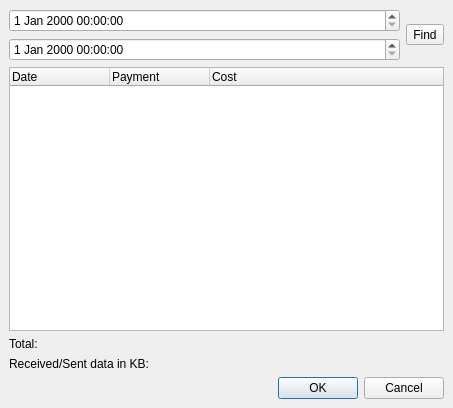
<ui version="4.0" >
 <class>MemberReports</class>
 <widget class="QDialog" name="MemberReports" >
  <property name="geometry" >
   <rect>
    <x>0</x>
    <y>0</y>
    <width>453</width>
    <height>408</height>
   </rect>
  </property>
  <property name="windowTitle" >
   <string>Member Reports</string>
  </property>
  <property name="windowIcon" >
   <iconset>../../data/icons/pyKafe.png</iconset>
  </property>
  <layout class="QGridLayout" >
   <property name="margin" >
    <number>9</number>
   </property>
   <property name="spacing" >
    <number>6</number>
   </property>
   <item row="0" column="0" colspan="2" >
    <layout class="QGridLayout" >
     <property name="margin" >
      <number>0</number>
     </property>
     <property name="spacing" >
      <number>6</number>
     </property>
     <item row="1" column="0" >
      <widget class="QDateTimeEdit" name="end" />
     </item>
     <item rowspan="2" row="0" column="1" >
      <widget class="QToolButton" name="findButton" >
       <property name="text" >
        <string>Find</string>
       </property>
       <property name="icon" >
        <iconset>../../data/icons/find.png</iconset>
       </property>
       <property name="iconSize" >
        <size>
         <width>64</width>
         <height>64</height>
        </size>
       </property>
       <property name="toolButtonStyle" >
        <enum>Qt::ToolButtonTextUnderIcon</enum>
       </property>
      </widget>
     </item>
     <item row="0" column="0" >
      <widget class="QDateTimeEdit" name="start" />
     </item>
    </layout>
   </item>
   <item row="4" column="0" colspan="2" >
    <widget class="QDialogButtonBox" name="buttonBox" >
     <property name="orientation" >
      <enum>Qt::Horizontal</enum>
     </property>
     <property name="standardButtons" >
      <set>QDialogButtonBox::Cancel|QDialogButtonBox::NoButton|QDialogButtonBox::Ok</set>
     </property>
    </widget>
   </item>
   <item row="3" column="0" >
    <widget class="QLabel" name="label_3" >
     <property name="text" >
      <string>Received/Sent data in KB:</string>
     </property>
    </widget>
   </item>
   <item row="3" column="1" >
    <widget class="QLabel" name="bytesLabel" />
   </item>
   <item row="1" column="0" colspan="2" >
    <widget class="QTreeWidget" name="paymentTree" >
     <column>
      <property name="text" >
       <string>Date</string>
      </property>
     </column>
     <column>
      <property name="text" >
       <string>Payment</string>
      </property>
     </column>
     <column>
      <property name="text" >
       <string>Cost</string>
      </property>
     </column>
    </widget>
   </item>
   <item row="2" column="0" >
    <widget class="QLabel" name="label_2" >
     <property name="text" >
      <string>Total:</string>
     </property>
    </widget>
   </item>
   <item row="2" column="1" >
    <widget class="QLabel" name="totalLabel" />
   </item>
  </layout>
 </widget>
 <resources/>
 <connections>
  <connection>
   <sender>buttonBox</sender>
   <signal>accepted()</signal>
   <receiver>MemberReports</receiver>
   <slot>accept()</slot>
   <hints>
    <hint type="sourcelabel" >
     <x>248</x>
     <y>254</y>
    </hint>
    <hint type="destinationlabel" >
     <x>157</x>
     <y>274</y>
    </hint>
   </hints>
  </connection>
  <connection>
   <sender>buttonBox</sender>
   <signal>rejected()</signal>
   <receiver>MemberReports</receiver>
   <slot>reject()</slot>
   <hints>
    <hint type="sourcelabel" >
     <x>316</x>
     <y>260</y>
    </hint>
    <hint type="destinationlabel" >
     <x>286</x>
     <y>274</y>
    </hint>
   </hints>
  </connection>
  <connection>
   <sender>findButton</sender>
   <signal>clicked()</signal>
   <receiver>MemberReports</receiver>
   <slot></slot>
   <hints>
    <hint type="sourcelabel" >
     <x>218</x>
     <y>56</y>
    </hint>
    <hint type="destinationlabel" >
     <x>132</x>
     <y>119</y>
    </hint>
   </hints>
  </connection>
 </connections>
</ui>
